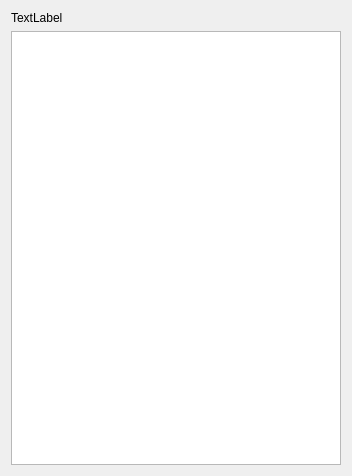
<?xml version="1.0" encoding="UTF-8"?>
<ui version="4.0">
 <class>Widget</class>
 <widget class="QWidget" name="Widget">
  <property name="geometry">
   <rect>
    <x>0</x>
    <y>0</y>
    <width>352</width>
    <height>476</height>
   </rect>
  </property>
  <property name="windowTitle">
   <string>Widget</string>
  </property>
  <layout class="QVBoxLayout" name="verticalLayout">
   <item>
    <widget class="QLabel" name="label">
     <property name="text">
      <string>TextLabel</string>
     </property>
    </widget>
   </item>
   <item>
    <widget class="QTableView" name="tableView">
     <property name="showGrid">
      <bool>true</bool>
     </property>
     <attribute name="horizontalHeaderVisible">
      <bool>false</bool>
     </attribute>
    </widget>
   </item>
  </layout>
 </widget>
 <resources/>
 <connections/>
</ui>
